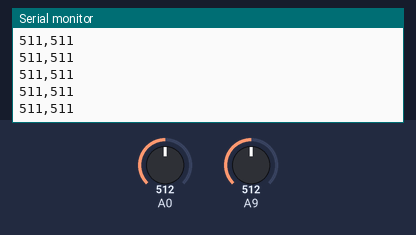
Simulated run of this sketch. Board: Arduino Mega 2560, built with avr-gcc and run on an emulated ATmega2560. On the bench: the last lines printed to the serial monitor. Inputs (shaded band) come from the test bench; at power-on: A9 = 512, A0 = 512.

Above: at 2.7 s.
2.8 s: A9 set to 993
At 3.06 s:
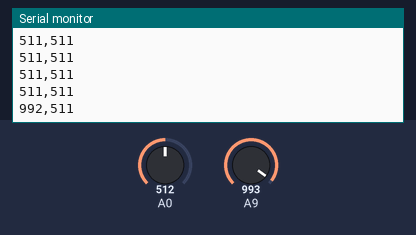
4.3 s: A9 set to 1008
At 4.3 s:
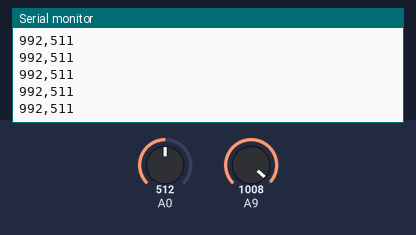
Timing chart, 0 to 7.3 s (numbered marks = the images above; inputs shaded):
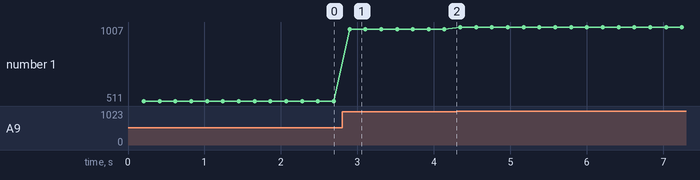

The sketch:

Two_FSR_Test.ino
```cpp
bool blink = false;
unsigned long previousMillis = 0;

// Apply low pass filter to up and down values
static int prevUp = 0;
static int prevDown = 0;

float alpha = 0.6; // Adjust the filter strength (0.0 - 1.0)

void lowPassFilter(int& value, int& prevValue, float alpha) {
    value = alpha * value + (1 - alpha) * prevValue;
    prevValue = value;
}

void setup() {
    // 초기 설정
    Serial.begin(9600);
    // pinMode(A0, INPUT);
    // pinMode(A9, INPUT);
}

void loop() {
    if (millis() - previousMillis > 200) {
        previousMillis = millis();
        blink = !blink;
        digitalWrite(13, blink);
        // Serial.print("Up: ");
        Serial.print(prevUp); //A9
        Serial.print(",");
        Serial.println(prevDown); //A0
    }

    int up = analogRead(A9);
    int down = analogRead(A0);

    // int up = analogRead(A0);
    // int down = analogRead(A9);

    lowPassFilter(up, prevUp, alpha);
    lowPassFilter(down, prevDown, alpha);

    delay(10);
}
```

Measured:
- after the input at 2.8 s, the serial monitor: prints a new line after 0.10 s (image 1)
- plotted number 1: 511 → 992 after the input at 2.8 s, 992 → 1007 after the input at 4.3 s
